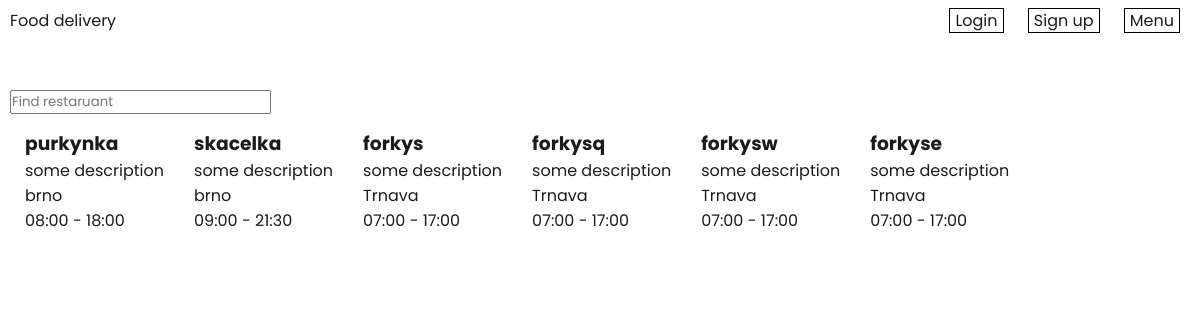
Before: / with the older database file.
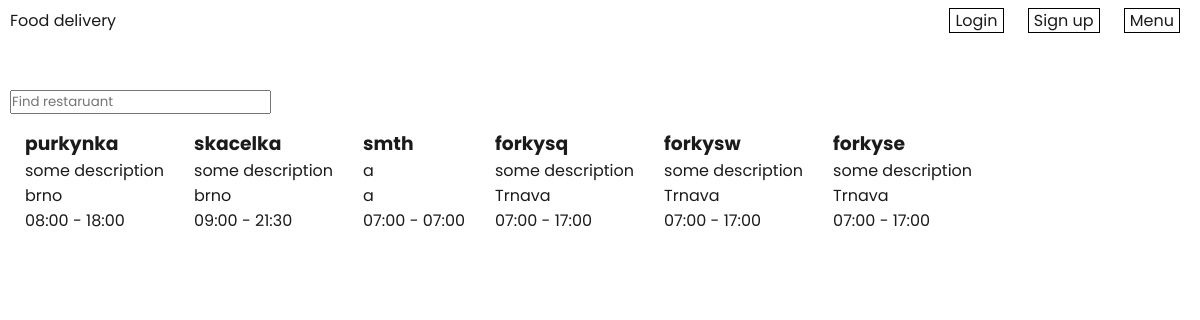
After: the same page with the newer database file.
### tables this page shows
CREATE TABLE restaurant (
  restaurantId INT AUTO_INCREMENT NOT NULL PRIMARY KEY,
  name TINYTEXT,
  description TEXT,
  town TINYTEXT,
  street TINYTEXT,
  zip INT,
  phoneNumber TINYTEXT,
  openingTime TIME,
  closureTime TIME
);

### index.php (the view, shortened to what this page needs)
<?php
include "overlayPopup.php";
include "header.php";
include "dbConnect.php";
$data = $pdo->query("SELECT restaurantId, name, description, town, TIME_FORMAT(openingTime, '%H:%i'), TIME_FORMAT(closureTime, '%H:%i') FROM restaurant")->fetchAll(PDO::FETCH_ASSOC);
?>
<div class="main-page-container">
    <input type="text" id="restaurantSearchInput" placeholder="Find restaruant">
    <div id="restaurantCards">
    <?php foreach ($data as $restaurant){
        echo <<<HTML
            <a href="restaurantDetailPage.php?restaurantId={$restaurant['restaurantId']}" class="restaurantCard" data-restaurant-name="{$restaurant['name']}">
                <h3>{$restaurant['name']}</h3>
                <p>{$restaurant['description']}</p>
                <p>{$restaurant['town']}</p>
                <p>{$restaurant["TIME_FORMAT(openingTime, '%H:%i')"]} - {$restaurant["TIME_FORMAT(closureTime, '%H:%i')"]}</p>
            </a>
HTML;
    }?>
    </div>
</div>

### overlayPopup.php (shortened to what this page needs)
<link rel="stylesheet" href="styles/overlayPopupStyle.css">

### header.php (shortened to what this page needs)
<!DOCTYPE html>
<html lang="en">
<head>
    <link rel="stylesheet" href="styles/header-style.css">
    <link rel="stylesheet" type="text/css" href="styles/style.css">
</head>
<body>
    <div class="main-page-container">
        <div class="main-header">
            <p><a href="index.php">Food delivery</a></p>
            <div class="header-nav">
                <?php if(!isset($_SESSION["userId"])){?>
                    <a class="login-nav-link" href="#">Login</a>
                    <a href="signUpPage.php">Sign up</a>
                <?php } ?>
                <a class="menu-nav-link"  href="#">Menu</a>
            </div>
        </div>
    </div>
</body>
</html>

### styles/header-style.css (style rules this page uses)
.main-header { display: flex; align-items: center; justify-content: space-between; height: 40px; margin-bottom: 50px; }
a { text-decoration:none; color: rgb(27, 27, 27); }
.header-nav a { margin: 0 10px; padding: 0 5px; border: 1px solid black; }

### styles/style.css (style rules this page uses)
* { box-sizing: border-box; margin: 0; padding: 0; font-family: 'Poppins', sans-serif; }
#restaurantCards { display: flex; flex-wrap: wrap; }
.restaurantCard { border: 2px solid white; padding: 8px; margin: 5px; }
.main-page-container { max-width: 1300px; margin: 0 auto; padding: 0 10px; position: relative; }

Changed rows visible on the page:
changed restaurant: name "forkys" → "smth"; description "some description" → "a"; town "Trnava" → "a"; TIME_FORMAT "17:00" → "07:00"
